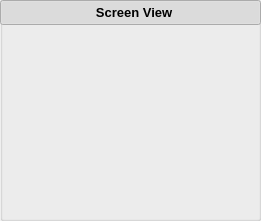
  <widget class="QGroupBox" name="grpBox_screenView">
   <property name="geometry">
    <rect>
     <x>10</x>
     <y>2040</y>
     <width>261</width>
     <height>221</height>
    </rect>
   </property>
   <widget class="QPushButton" name="head_screenView">
    <property name="geometry">
     <rect>
      <x>0</x>
      <y>0</y>
      <width>261</width>
      <height>25</height>
     </rect>
    </property>
    <property name="font">
     <font>
      <family>Tahoma</family>
      <pointsize>10</pointsize>
      <weight>75</weight>
      <bold>true</bold>
     </font>
    </property>
    <property name="text">
     <string>  Screen View</string>
    </property>
    <property name="checkable">
     <bool>true</bool>
    </property>
    <property name="checked">
     <bool>true</bool>
    </property>
   </widget>
   <widget class="QWidget" name="widget_screenView" native="true">
    <property name="geometry">
     <rect>
      <x>0</x>
      <y>20</y>
      <width>261</width>
      <height>191</height>
     </rect>
    </property>
    <property name="font">
     <font>
      <family>Tahoma</family>
     </font>
    </property>
    <widget class="QLabel" name="img_screenView">
     <property name="geometry">
      <rect>
       <x>0</x>
       <y>4</y>
       <width>249</width>
       <height>181</height>
      </rect>
     </property>
     <property name="minimumSize">
      <size>
       <width>249</width>
       <height>0</height>
      </size>
     </property>
     <property name="maximumSize">
      <size>
       <width>249</width>
       <height>16777215</height>
      </size>
     </property>
     <property name="contextMenuPolicy">
      <enum>Qt::DefaultContextMenu</enum>
     </property>
    </widget>
   </widget>
   <zorder>widget_screenView</zorder>
   <zorder>head_screenView</zorder>
  </widget>
